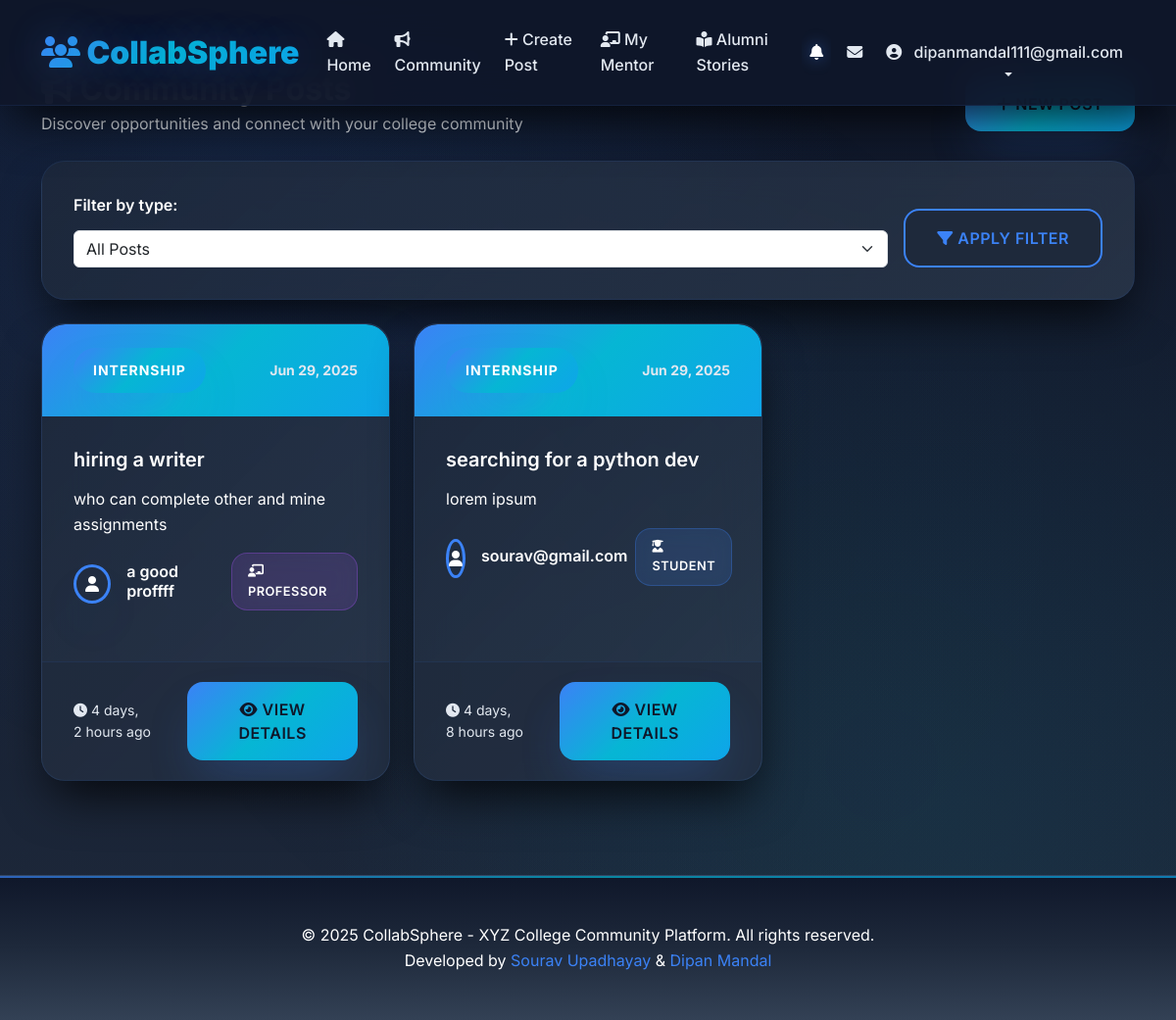
The app's page /community/ (signed in) with its own data.
### accounts/models.py (models this page shows, shortened)
class CustomUser(AbstractUser):
    ROLE_CHOICES = [
        ('student', 'Current Student'),
        ('alumni', 'Alumni'),
        ('professor', 'Professor'),
    ]
    username = models.CharField(max_length=150, blank=True, null=True, unique=True)
    email = models.EmailField(unique=True)
    passout_batch = models.CharField(max_length=10, blank=True, null=True, help_text="Graduation year (e.g., 2024)")
    role = models.CharField(max_length=20, choices=ROLE_CHOICES, default='student')
    profile_pic = models.ImageField(upload_to='profile_pics/', blank=True, null=True)
    USERNAME_FIELD = 'email'
    REQUIRED_FIELDS = ['username', 'role']  # username required for superuser
    objects = CustomUserManager()
    def get_full_name(self):
        if self.first_name and self.last_name:
            return f"{self.first_name} {self.last_name}"
        return self.email

### community/models.py (models this page shows, shortened)
class Post(models.Model):
    POST_TYPE_CHOICES = [
        ('job', 'Job'),
        ('project', 'Project'),
        ('internship', 'Internship'),
        ('other', 'Other'),
    ]
    title = models.CharField(max_length=200)
    content = models.TextField()
    post_type = models.CharField(max_length=20, choices=POST_TYPE_CHOICES, default='other')
    created_at = models.DateTimeField(auto_now_add=True)
    created_by = models.ForeignKey(settings.AUTH_USER_MODEL, on_delete=models.CASCADE, related_name='posts')
    updated_at = models.DateTimeField(auto_now=True)
    class Meta:
        ordering = ['-created_at']
    def get_post_type_display_name(self):
        return dict(self.POST_TYPE_CHOICES)[self.post_type]

### community/views.py (the view)
# urls.py: path('', views.post_list, name='post_list'),
@login_required
def post_list(request):
    posts = Post.objects.all()
    post_type = request.GET.get('type')
    if post_type:
        posts = posts.filter(post_type=post_type)
    paginator = Paginator(posts, 10)  # Show 10 posts per page
    page_number = request.GET.get('page')
    page_obj = paginator.get_page(page_number)
    context = {
        'page_obj': page_obj,
        'post_types': Post.POST_TYPE_CHOICES,
        'current_filter': post_type,
    }
    return render(request, 'community/post_list.html', context)

### templates/community/post_list.html (shortened to what this page needs)
{% extends 'base.html' %}
{% block content %}
<div class="d-flex justify-content-between align-items-center mb-4">
    <div>
        <h2 class="mb-1" style="color: var(--text-light); font-weight: 700;">
        </h2>
        <p class="text-muted mb-0">Discover opportunities and connect with your college community</p>
    </div>
    <a href="{% url 'community:post_create' %}" class="btn btn-primary">
    </a>
</div>
<div class="card mb-4">
    <div class="card-body">
        <form method="get" class="d-flex flex-wrap gap-3 align-items-end">
            <div class="flex-grow-1">
                <label class="form-label">Filter by type:</label>
                <select name="type" class="form-select">
                    <option value="">All Posts</option>
                </select>
            </div>
            <button type="submit" class="btn btn-secondary">
                <i class="fas fa-filter"></i> Apply Filter
            </button>
        </form>
    </div>
</div>
<div class="row g-4">
    {% for post in page_obj %}
        <div class="col-md-6 col-lg-4">
            <div class="card post-card h-100">
                <div class="card-header d-flex justify-content-between align-items-center">
                    <span class="post-type-badge">{{ post.get_post_type_display_name }}</span>
                    <span class="text-muted small">{{ post.created_at|date:'M d, Y' }}</span>
                </div>
                <div class="card-body">
                    <h5 class="card-title mb-3" style="color: var(--text-light); font-weight: 600;">
                        {{ post.title }}
                    </h5>
                    <p class="card-text text-muted mb-3">
                        {{ post.content|truncatechars:120 }}
                    </p>
                    <div class="d-flex align-items-center mb-3">
                        {% if post.created_by.profile_pic %}
                            <img src="{{ post.created_by.profile_pic.url }}" alt="Profile" class="profile-pic me-3" style="width: 40px; height: 40px;">
                        {% else %}
                            <div class="profile-pic me-3 d-flex align-items-center justify-content-center" style="width: 40px; height: 40px; background: var(--gradient-blue);">
                                <i class="fas fa-user text-white"></i>
                            </div>
                        {% endif %}
                        <div class="flex-grow-1">
                            <div class="d-flex align-items-center mb-1">
                                <h6 class="mb-0 me-2" style="color: var(--text-light); font-weight: 600;">
                                    {{ post.created_by.get_full_name|default:post.created_by.email }}
                                </h6>
                                <span class="role-badge role-{{ post.created_by.role }}">
                                    {% if post.created_by.role == 'student' %}
                                        <i class="fas fa-user-graduate me-1"></i>Student
                                    {% elif post.created_by.role == 'alumni' %}
                                        <i class="fas fa-user-tie me-1"></i>Alumni
                                    {% elif post.created_by.role == 'professor' %}
                                        <i class="fas fa-chalkboard-teacher me-1"></i>Professor
                                    {% endif %}
                                </span>
                            </div>
                        </div>
                    </div>
                </div>
                <div class="card-footer d-flex justify-content-between align-items-center">
                    <small class="text-muted">
                        <i class="fas fa-clock me-1"></i>{{ post.created_at|timesince }} ago
                    </small>
                    <a href="{% url 'community:post_detail' post.pk %}" class="btn btn-sm btn-primary">
                        <i class="fas fa-eye"></i> View Details
                    </a>
                </div>
            </div>
        </div>
    {% endfor %}
</div>
{% endblock %}

### templates/base.html (shortened to what this page needs)
<!DOCTYPE html>
<html lang="en">
<head>
    <link href="https://cdn.jsdelivr.net/npm/bootstrap@5.3.0/dist/css/bootstrap.min.css" rel="stylesheet">
    <link rel="stylesheet" href="https://cdnjs.cloudflare.com/ajax/libs/font-awesome/6.4.2/css/all.min.css">
</head>
<body>
    <nav class="navbar navbar-expand-lg fixed-top">
        <div class="container">
            <a class="navbar-brand" href="{% url 'home' %}">
                <i class="fas fa-users"></i> CollabSphere
            </a>
            <div class="collapse navbar-collapse" id="navbarNav">
                <ul class="navbar-nav me-auto">
                    <li class="nav-item">
                        <a class="nav-link" href="{% url 'home' %}">
                            <i class="fas fa-home"></i> Home
                        </a>
                    </li>
                    <li class="nav-item">
                        <a class="nav-link" href="{% url 'community:post_list' %}">
                            <i class="fas fa-bullhorn"></i> Community
                        </a>
                    </li>
                    <li class="nav-item">
                        <a class="nav-link" href="{% url 'community:post_create' %}">
                            <i class="fas fa-plus"></i> Create Post
                        </a>
                    </li>
                    {% if user.is_authenticated %}
                        {% if user.role == 'student' %}
                            <li class="nav-item">
                                <a class="nav-link" href="{% url 'community:my_mentor' %}">
                                    <i class="fas fa-chalkboard-teacher"></i> My Mentor
                                </a>
                            </li>
                        {% elif user.role == 'professor' %}
                            <li class="nav-item">
                                <a class="nav-link" href="{% url 'community:my_students' %}">
                                    <i class="fas fa-user-graduate"></i> My Students
                                </a>
                            </li>
                        {% endif %}
                    {% endif %}
                    {% if user.is_authenticated %}
                        {% if user.role == 'student' %}
                            <li class="nav-item">
                              <a class="nav-link" href="{% url 'community:alumni_stories' %}">
                                <i class="fas fa-book-reader"></i> Alumni Stories
                              </a>
                            </li>
                        {% elif user.role == 'alumni' %}
                            <li class="nav-item">
                              <a class="nav-link" href="{% url 'community:alumni_stories' %}">
                                <i class="fas fa-book-reader"></i> Alumni Stories
                              </a>
                            </li>
                        {% endif %}
                    {% endif %}
                </ul>
                <ul class="navbar-nav">
                    {% if user.is_authenticated %}
                        <li class="nav-item dropdown">
                            <a class="nav-link position-relative" href="#" id="notificationDropdown" role="button" data-bs-toggle="dropdown">
                                <i class="fas fa-bell"></i>
                            </a>
                        </li>
                        <li class="nav-item">
                            <a class="nav-link position-relative" href="{% url 'community:inbox' %}">
                                <i class="fas fa-envelope"></i>
                            </a>
                        </li>
                        <li class="nav-item dropdown">
                            <a class="nav-link dropdown-toggle" href="#" id="navbarDropdown" role="button" data-bs-toggle="dropdown">
                                {% if user.profile_pic %}
                                    <img src="{{ user.profile_pic.url }}" alt="Profile" class="profile-pic me-2" style="width: 32px; height: 32px;">
                                {% else %}
                                    <i class="fas fa-user-circle me-2"></i>
                                {% endif %}
                                {{ user.get_full_name|default:user.email }}
                            </a>
                        </li>
                    {% endif %}
                </ul>
            </div>
        </div>
    </nav>
    <main class="main-content mt-5 pt-4">
        <div class="container">
            {% block content %}{% endblock %}
        </div>
    </main>
    <footer class="footer">
        <div class="container">
            <p class="mb-0">&copy; 2025 CollabSphere - XYZ College Community Platform. All rights reserved.</p>
            <p class="mb-0">Developed by <a href="https://github.com/SouravUpadhyay7" target="_blank" style="color: var(--electric-blue); text-decoration: none;">Sourav Upadhayay</a> & <a href="https://github.com/Dip607" target="_blank" style="color: var(--electric-blue); text-decoration: none;">Dipan Mandal</a></p>
        </div>
    </footer>
</body>
</html>

### records on screen
CustomUser: get_full_name "dipanmandal111@gmail.com"
Post: get_post_type_display_name "INTERNSHIP", created_at "Jun 29, 2025", title "hiring a writer", content "who can complete other and mine assignments", created_by.get_full_name "a good proffff", shows "PROFESSOR", created_at "4 days, 2 hours"
Post: get_post_type_display_name "INTERNSHIP", created_at "Jun 29, 2025", title "searching for a python dev", content "lorem ipsum", created_by.get_full_name "sourav@gmail.com", shows "STUDENT", created_at "4 days, 8 hours"
